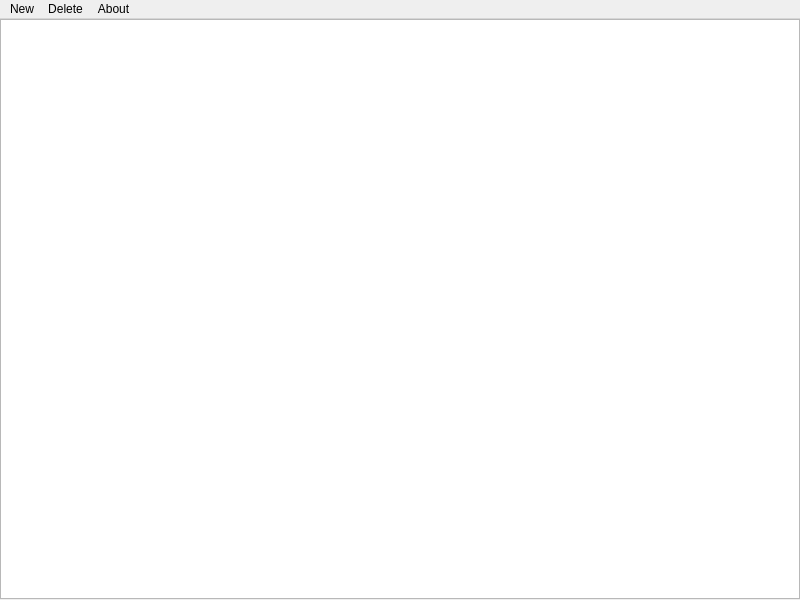
<?xml version="1.0" encoding="UTF-8"?>
<ui version="4.0">
 <class>MainWindow</class>
 <widget class="QMainWindow" name="MainWindow">
  <property name="windowModality">
   <enum>Qt::ApplicationModal</enum>
  </property>
  <property name="geometry">
   <rect>
    <x>0</x>
    <y>0</y>
    <width>800</width>
    <height>600</height>
   </rect>
  </property>
  <property name="windowTitle">
   <string>Diary Directory</string>
  </property>
  <widget class="QWidget" name="centralwidget">
   <widget class="QListView" name="listView">
    <property name="geometry">
     <rect>
      <x>0</x>
      <y>0</y>
      <width>800</width>
      <height>580</height>
     </rect>
    </property>
    <property name="editTriggers">
     <set>QAbstractItemView::NoEditTriggers</set>
    </property>
    <property name="tabKeyNavigation">
     <bool>true</bool>
    </property>
    <property name="gridSize">
     <size>
      <width>800</width>
      <height>40</height>
     </size>
    </property>
    <property name="uniformItemSizes">
     <bool>true</bool>
    </property>
    <property name="batchSize">
     <number>1000</number>
    </property>
    <property name="itemAlignment">
     <set>Qt::AlignLeading|Qt::AlignLeft|Qt::AlignVCenter</set>
    </property>
   </widget>
  </widget>
  <widget class="QMenuBar" name="menubar">
   <property name="geometry">
    <rect>
     <x>0</x>
     <y>0</y>
     <width>800</width>
     <height>22</height>
    </rect>
   </property>
   <widget class="QMenu" name="menuNew">
    <property name="title">
     <string>New</string>
    </property>
   </widget>
   <widget class="QMenu" name="menuDelete">
    <property name="title">
     <string>Delete</string>
    </property>
   </widget>
   <widget class="QMenu" name="menuAbout">
    <property name="title">
     <string>About</string>
    </property>
   </widget>
   <addaction name="menuNew"/>
   <addaction name="menuDelete"/>
   <addaction name="menuAbout"/>
  </widget>
 </widget>
 <resources/>
 <connections/>
</ui>
